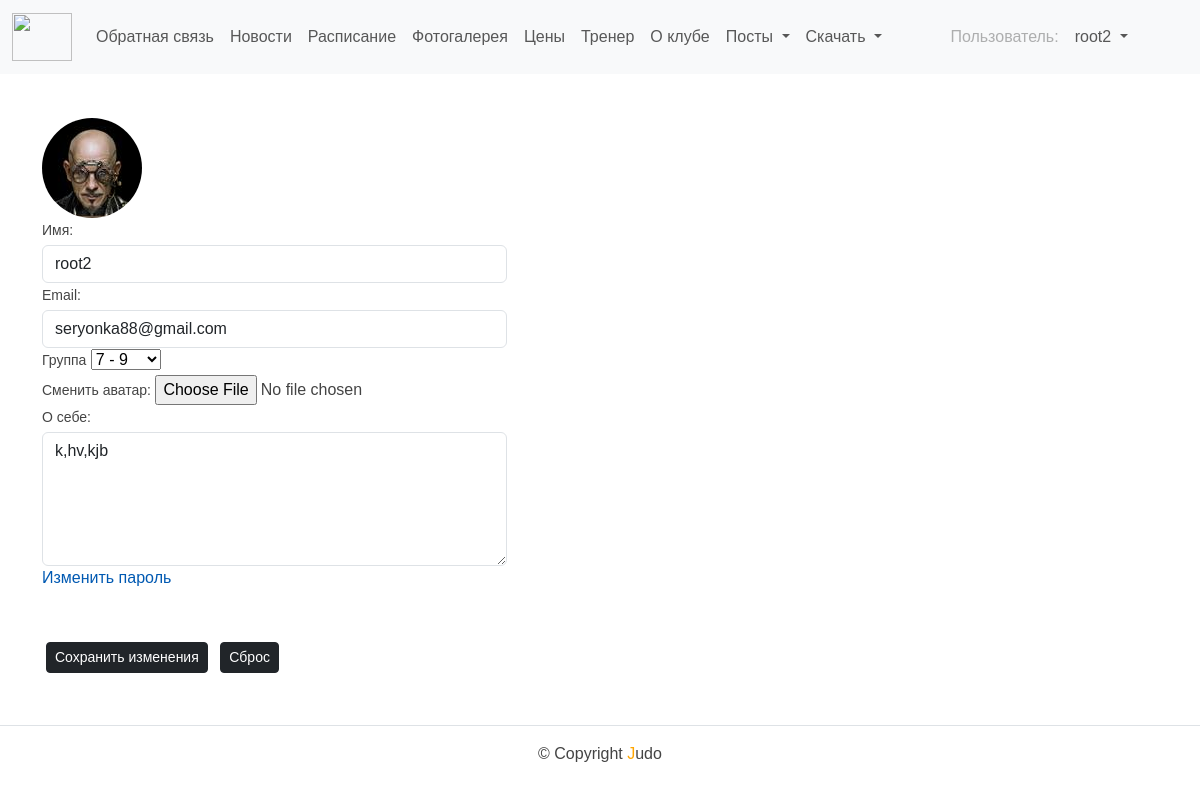
The app's page /auth/profile/ (signed in) with its own data.
### users/models.py (models this page shows, shortened)
class User(AbstractUser):
    email = models.EmailField(
        _('email address'),
        unique=True,
    )
    email_verify = models.BooleanField(default=False)
    USERNAME_FIELD = 'email'
    REQUIRED_FIELDS = ['username']

class Profile(models.Model):
    user = models.OneToOneField(User, on_delete=models.CASCADE)
    avatar = models.ImageField(default='ava1.jpg', upload_to='profile_images')
    bio = models.TextField()
    age_group = models.ForeignKey(AgeGroup, on_delete=models.CASCADE, default=1)
    class Meta:
        verbose_name = 'Профиль'
        verbose_name_plural = 'Профили'

### users/views.py (the view)
# urls.py: path('profile/', profile, name='profile'),
@login_required
def profile(request):
    user = request.user
    if not hasattr(user, 'profile'):
        Profile.objects.create(user=user)
    if request.method == 'POST':
        user_form = UpdateUserForm(request.POST, instance=request.user)
        profile_form = UpdateProfileForm(request.POST, request.FILES, instance=request.user.profile)
        if user_form.is_valid() and profile_form.is_valid():
            user_form.save()
            profile_form.save()
            messages.success(request, 'Your profile is updated successfully')
            return redirect(to='users:profile')
    else:
        user_form = UpdateUserForm(instance=request.user)
        profile_form = UpdateProfileForm(instance=request.user.profile)
    return render(request, 'users/profile.html', {'menu': menu,
                                                  'user_form': user_form,
                                                  'profile_form': profile_form,})

### users/forms.py
class UpdateUserForm(forms.ModelForm):
    username = forms.CharField(max_length=100,
                               required=True,
                               widget=forms.TextInput(attrs={'class': 'form-control'}))
    email = forms.EmailField(required=True,
                             widget=forms.TextInput(attrs={'class': 'form-control'}))
    class Meta:
        model = User
        fields = ['username', 'email']

class UpdateProfileForm(forms.ModelForm):
    avatar = forms.ImageField(required=False, widget=forms.FileInput(attrs={'class': 'form-control-file'}))
    bio = forms.CharField(widget=forms.Textarea(attrs={'class': 'form-control', 'rows': 5}))
    age_group = forms.ModelChoiceField(queryset=AgeGroup.objects.all())
    class Meta:
        model = Profile
        fields = ['avatar', 'bio', 'age_group']

### users/models.py (called while the page is built)
    def __str__(self):
        return self.name

### templates/users/profile.html (shortened to what this page needs)
{% extends "base.html" %}
{% block content %}
    <div class="my-image">
        <img class="rounded-circle account-img" src="{{ user.profile.avatar.url }} " style="cursor: pointer;"/>
    </div>
    <div class="form-content">
        <form method="post" enctype="multipart/form-data">
            <div class="form-row">
                <div class="col-md-5">
                    <div class="form-group">
                        <label class="small mb-1">Имя:</label>
                            {{ user_form.username }}
                        <label class="small mb-1">Email:</label>
                            {{ user_form.email }}
                        <label class="small mb-1">Группа</label>
                            {{ profile_form.age_group }}
                        <br>
                        <label class="small mb-1">Сменить аватар:</label>
                            {{ profile_form.avatar }}
                        <br>
                        <label class="small mb-1">О себе:</label>
                            {{ profile_form.bio }}
                    </div>
                    <div class="form-group">
                        <a href="{% url 'users:password_change_form' %}">Изменить пароль</a>
                    </div>
                </div>
            </div>
            <br><br>
            <button type="submit" class="btn btn-dark btn-block btn-sm m-1">Сохранить изменения</button>
            <button type="reset" class="btn btn-dark btn-block btn-sm m-1">Сброс</button>
        </form>
    </div>
{% endblock content %}

### templates/includes/header.html (shortened to what this page needs)
{% load static %}
<html lang="ru">
<head>
</head>
    <nav class="navbar navbar-expand-lg bg-body-tertiary">
        <div class="container-fluid">
            <a class="navbar-brand" href="{% url 'backend:home' %}">
                <img src="/static/images/lion.png" alt="" width="60" height="48">
            </a>
            <div class="collapse navbar-collapse" id="navbarSupportedContent">
                <ul class="navbar-nav me-auto mb-2 mb-lg-0">
                    {% for m in menu %}
                        {% if not forloop.last %}
                            <li class="nav-item">
                                <a class="nav-link" href="{% url m.url_name %}">{{ m.title }}</a>
                            </li>
                        {% else %}
                            <li class="nav-item">
                                <a class="nav-link" href="{% url m.url_name %}">{{ m.title }}</a>
                            </li>
                        {% endif %}
                    {% endfor %}
                    <li class="nav-item dropdown">
                        <a class="nav-link dropdown-toggle" href="#" id="navbarDropdown" role="button"
                        data-bs-toggle="dropdown" aria-expanded="false">
                            Посты
                        </a>
                    </li>
                    <li class="nav-item dropdown">
                        <a class="nav-link dropdown-toggle" href="#" id="navbarDropdown" role="button"
                        data-bs-toggle="dropdown" aria-expanded="false">
                            Скачать
                        </a>
                    </li>
                </ul>
                <ul class="navbar-nav me-auto mb-2 mb-lg-0">
                    <form class="d-flex">
                        {% if request.user.is_authenticated %}
                            <li class="nav-item">
                                <a class="nav-link disabled">Пользователь:</a>
                            </li>
                            <li>
                            <li class="nav-item dropdown">
                                <a class="nav-link dropdown-toggle" href="#" id="navbarDropdown" role="button"
                                data-bs-toggle="dropdown" aria-expanded="false">
                                    {{ user.username }}
                                </a>
                            </li>
                            </li>
                        {% endif %}
                    </form>
                </ul>
            </div>
        </div>
    </nav>

### static/css/styles.css (style rules this page uses)
html, body { font-family: 'Arial'; margin: 0; padding: 0; height: 100%; width: 100%; color: #444; }
a { color: #0059b2; text-decoration: none; }
img { max-width: 100%; max-height: auto; }

### templates/includes/header.html (style rules this page uses)
.navbar { position: fixed; top: 0; width: 100%; z-index: 1000; }
body { padding-top: 70px; }

### records on screen
User: username "root2", profile.avatar (picture), email "seryonka88@gmail.com"
Profile: age_group "7 - 9", bio "k,hv,kjb"

### other values on screen
{{ m.title }} "Обратная связь" "Новости" "Расписание" "Фотогалерея" "Цены" "Тренер"
{{ m.title }} "О клубе"
